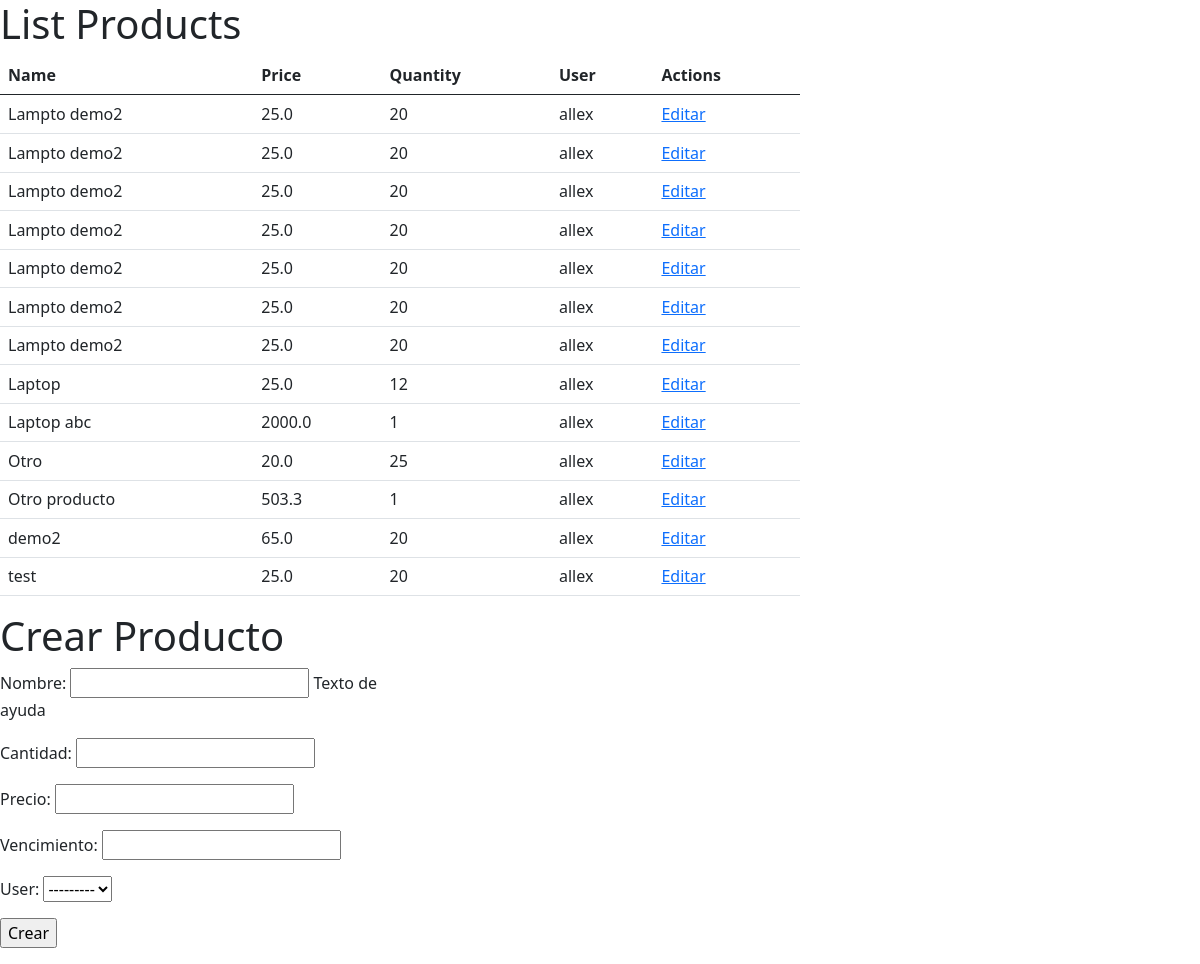
Before: / with the older database file.
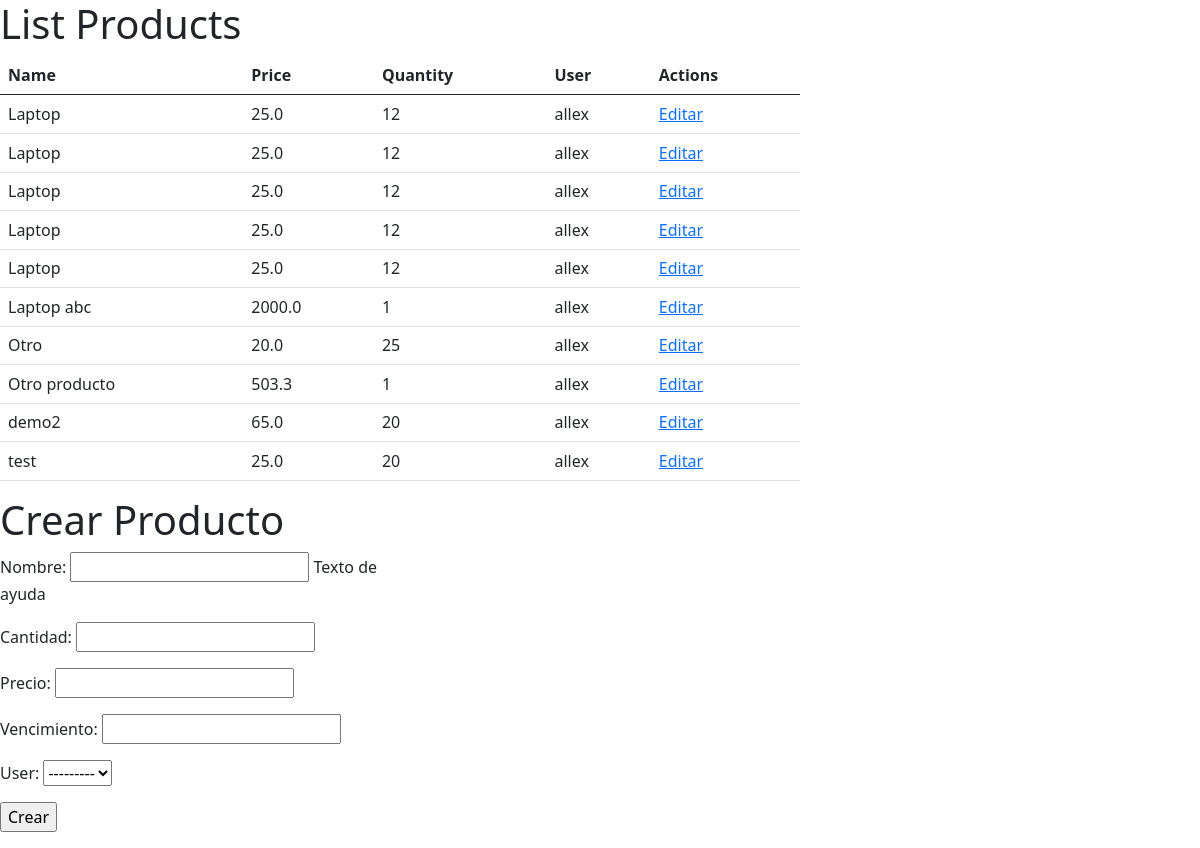
After: the same page with the newer database file.
### products/models.py (models this page shows, shortened)
class Product(models.Model):
    name = models.CharField(
        'Nombre', max_length=200, help_text="Texto de ayuda")
    quantity = models.IntegerField('Cantidad')
    price = models.FloatField('Precio')
    valid_date = models.DateField('Vencimiento')
    user = models.ForeignKey(User, on_delete=models.CASCADE)
    class Meta:
        verbose_name = "Producto"
        verbose_name_plural = "Productos"
        ordering = ['name']

### products/views.py (the view)
# urls.py: path('', list_products, name="list_products"),
def list_products(request):
    action = "new"
    if request.method == "GET":
        form = ProductForm()
    else:
        form =  ProductForm(request.POST)
        if form.is_valid():
            form.save()
            form = ProductForm()
    rows = Product.objects.all()
    return render(request, "list_products.html", {"rows": rows, 'form': form, "action": action})

### products/forms.py
class ProductForm(forms.ModelForm):
    class Meta:
        model = Product
        fields = "__all__"

### products/templates/list_products.html (shortened to what this page needs)
<html>
    <head>
        <link href="https://cdn.jsdelivr.net/npm/bootstrap@5.0.0-beta1/dist/css/bootstrap.min.css" rel="stylesheet">
    </head>
    <body>
        <div class="col-md-8">
            <h1>List Products</h1>
            <table class="table">
                <thead>
                    <tr>
                        <th>Name</th>
                        <th>Price</th>
                        <th>Quantity</th>
                        <th>User</th>
                        <th>Actions</th>
                    </tr>
                </thead>
                <tbody>
                {% for row in rows %}
                    <tr>
                        <td>{{row.name}}</td>
                        <td>{{row.price}}</td>
                        <td>{{row.quantity}}</td>
                        <td>{{row.user}}</td>
                        <td><a href="#">Editar</a></td>
                    <tr>
                {% endfor %}
                </tbody>
            </table>
        </div>
        <div class="col-md-4">
            <h1>Crear Producto</h1>
            <form method="post">
                {{form.as_p}}
                <input type="submit" value="Crear">
            </form>
        </div>
    </body>
</html>

Changed rows visible on the page:
removed Product: name "Lampto demo2", price "25.0", quantity "20", user "allex"
removed Product: name "Lampto demo2", price "25.0", quantity "20", user "allex"
removed Product: name "Lampto demo2", price "25.0", quantity "20", user "allex"
removed Product: name "Lampto demo2", price "25.0", quantity "20", user "allex"
removed Product: name "Lampto demo2", price "25.0", quantity "20", user "allex"
removed Product: name "Lampto demo2", price "25.0", quantity "20", user "allex"
removed Product: name "Lampto demo2", price "25.0", quantity "20", user "allex"
added Product: name "Laptop", price "25.0", quantity "12", user "allex"
added Product: name "Laptop", price "25.0", quantity "12", user "allex"
added Product: name "Laptop", price "25.0", quantity "12", user "allex"
added Product: name "Laptop", price "25.0", quantity "12", user "allex"
